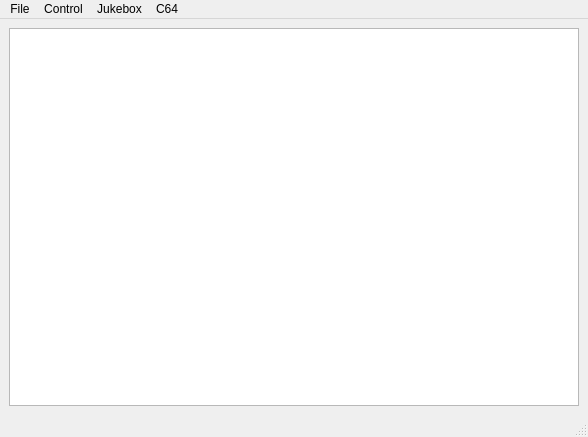
<?xml version="1.0" encoding="UTF-8"?>
<ui version="4.0">
 <class>SIDPlay</class>
 <widget class="QMainWindow" name="SIDPlay">
  <property name="geometry">
   <rect>
    <x>0</x>
    <y>0</y>
    <width>588</width>
    <height>437</height>
   </rect>
  </property>
  <property name="windowTitle">
   <string>SIDPlay</string>
  </property>
  <widget class="QWidget" name="centralwidget">
   <layout class="QHBoxLayout" name="horizontalLayout_2">
    <item>
     <layout class="QVBoxLayout" name="verticalLayout">
      <item>
       <widget class="QTreeView" name="treeView"/>
      </item>
     </layout>
    </item>
   </layout>
  </widget>
  <widget class="QMenuBar" name="menubar">
   <property name="geometry">
    <rect>
     <x>0</x>
     <y>0</y>
     <width>588</width>
     <height>27</height>
    </rect>
   </property>
   <widget class="QMenu" name="menuFile">
    <property name="title">
     <string>File</string>
    </property>
    <addaction name="actionAbout"/>
    <addaction name="actionExit"/>
   </widget>
   <widget class="QMenu" name="menuJukebox_mode">
    <property name="title">
     <string>Jukebox</string>
    </property>
    <widget class="QMenu" name="menuPlay_time">
     <property name="enabled">
      <bool>true</bool>
     </property>
     <property name="title">
      <string>Play time</string>
     </property>
     <addaction name="action1_minute"/>
     <addaction name="action3_minutes"/>
     <addaction name="action5_minutes"/>
     <addaction name="actionIndefinitely"/>
    </widget>
    <addaction name="actionSingle_mode"/>
    <addaction name="actionPlalyst_mode"/>
    <addaction name="actionShuffle_mode"/>
    <addaction name="menuPlay_time"/>
   </widget>
   <widget class="QMenu" name="menuC64">
    <property name="title">
     <string>C64</string>
    </property>
    <addaction name="actionReset"/>
    <addaction name="actionRelaunch_player"/>
   </widget>
   <widget class="QMenu" name="menuControl">
    <property name="title">
     <string>Control</string>
    </property>
    <addaction name="actionPlay"/>
    <addaction name="actionRewind"/>
    <addaction name="actionFast_forward"/>
    <addaction name="actionStop"/>
   </widget>
   <addaction name="menuFile"/>
   <addaction name="menuControl"/>
   <addaction name="menuJukebox_mode"/>
   <addaction name="menuC64"/>
  </widget>
  <widget class="QStatusBar" name="statusbar"/>
  <action name="actionAbout">
   <property name="text">
    <string>About</string>
   </property>
  </action>
  <action name="actionExit">
   <property name="text">
    <string>Exit</string>
   </property>
  </action>
  <action name="actionSingle_mode">
   <property name="checkable">
    <bool>true</bool>
   </property>
   <property name="checked">
    <bool>true</bool>
   </property>
   <property name="text">
    <string>Single mode</string>
   </property>
  </action>
  <action name="actionPlalyst_mode">
   <property name="checkable">
    <bool>true</bool>
   </property>
   <property name="text">
    <string>Playlist mode</string>
   </property>
  </action>
  <action name="actionShuffle_mode">
   <property name="checkable">
    <bool>true</bool>
   </property>
   <property name="text">
    <string>Shuffle mode</string>
   </property>
  </action>
  <action name="actionReset">
   <property name="text">
    <string>Reset</string>
   </property>
  </action>
  <action name="actionRelaunch_player">
   <property name="text">
    <string>Relaunch player</string>
   </property>
  </action>
  <action name="action1_minute">
   <property name="checkable">
    <bool>true</bool>
   </property>
   <property name="text">
    <string>1 minute</string>
   </property>
  </action>
  <action name="action3_minutes">
   <property name="checkable">
    <bool>true</bool>
   </property>
   <property name="text">
    <string>3 minutes</string>
   </property>
  </action>
  <action name="action5_minutes">
   <property name="checkable">
    <bool>true</bool>
   </property>
   <property name="text">
    <string>5 minutes</string>
   </property>
  </action>
  <action name="actionIndefinitely">
   <property name="checkable">
    <bool>true</bool>
   </property>
   <property name="checked">
    <bool>true</bool>
   </property>
   <property name="text">
    <string>Indefinitely</string>
   </property>
  </action>
  <action name="actionPlay">
   <property name="text">
    <string>&amp;Play</string>
   </property>
  </action>
  <action name="actionRewind">
   <property name="text">
    <string>&amp;Rewind</string>
   </property>
  </action>
  <action name="actionFast_forward">
   <property name="text">
    <string>&amp;Fast forward</string>
   </property>
  </action>
  <action name="actionStop">
   <property name="text">
    <string>&amp;Stop</string>
   </property>
  </action>
 </widget>
 <resources/>
 <connections>
  <connection>
   <sender>actionExit</sender>
   <signal>activated()</signal>
   <receiver>SIDPlay</receiver>
   <slot>update()</slot>
   <hints>
    <hint type="sourcelabel">
     <x>-1</x>
     <y>-1</y>
    </hint>
    <hint type="destinationlabel">
     <x>293</x>
     <y>218</y>
    </hint>
   </hints>
  </connection>
  <connection>
   <sender>actionAbout</sender>
   <signal>activated()</signal>
   <receiver>SIDPlay</receiver>
   <slot>update()</slot>
   <hints>
    <hint type="sourcelabel">
     <x>-1</x>
     <y>-1</y>
    </hint>
    <hint type="destinationlabel">
     <x>293</x>
     <y>218</y>
    </hint>
   </hints>
  </connection>
  <connection>
   <sender>treeView</sender>
   <signal>doubleClicked(QModelIndex)</signal>
   <receiver>SIDPlay</receiver>
   <slot>update()</slot>
   <hints>
    <hint type="sourcelabel">
     <x>293</x>
     <y>219</y>
    </hint>
    <hint type="destinationlabel">
     <x>293</x>
     <y>218</y>
    </hint>
   </hints>
  </connection>
  <connection>
   <sender>actionRelaunch_player</sender>
   <signal>activated()</signal>
   <receiver>SIDPlay</receiver>
   <slot>update()</slot>
   <hints>
    <hint type="sourcelabel">
     <x>-1</x>
     <y>-1</y>
    </hint>
    <hint type="destinationlabel">
     <x>293</x>
     <y>218</y>
    </hint>
   </hints>
  </connection>
 </connections>
</ui>
